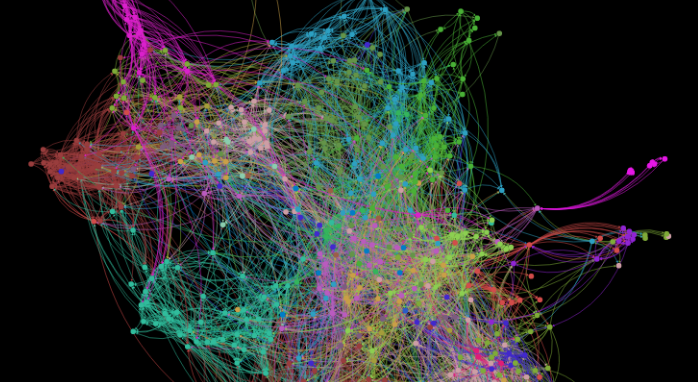
#> input picture Esko Reinikainen_Network.png, 698 x 382 px, given as the content of the folder ./input, which was not available
$ python mydehaze.py   (older library calls are emulated)
#> lines starting #> are read from the running program, lines starting #| are printed output that depends on the picture; pictures that were not available may be replaced by others from this repository, and a replacement may not be noted
import cv2
import math
import numpy as np
import statistics
import sys
import os


#Section 3
def getDark(img,kernal_size):
    dc = np.minimum(np.minimum(img[:,:,0],img[:,:,1]),img[:,:,2])
    kernel = cv2.getStructuringElement(cv2.MORPH_RECT,(kernal_size,kernal_size))
    dark = cv2.erode(dc,kernel)
    return dark

#Section 4.1
def getTransmission(img,A,sz):
    omega = 0.95;

    R = img[:,:,0] / A[0,0]
    G = img[:,:,1] / A[0,1]
    B = img[:,:,2] / A[0,2]

    normalized = np.dstack((R,G,B))

    transmission = 1 - omega*getDark(normalized,sz)
    return transmission

#modified Section 4.2
#inspired by https://github.com/martiansideofthemoon/blind-dehazing/blob/master/dark_prior/guidedfilter.py
def Guidedfilter(img,transmission,filter_size=60,epsilion=0.0001):
    imageMean= cv2.boxFilter(img,cv2.CV_64F,(filter_size, filter_size))
    transMean = cv2.boxFilter(transmission, cv2.CV_64F,(filter_size, filter_size))
    itMean = cv2.boxFilter(img*transmission,cv2.CV_64F,(filter_size, filter_size))
    itCov = itMean - imageMean*transMean
    imageVar   = cv2.boxFilter(img*img,cv2.CV_64F,(filter_size, filter_size))- imageMean*imageMean

    a = itCov/(imageVar + epsilion)
    b = transMean - a*imageMean

    aMean = cv2.boxFilter(a,cv2.CV_64F,(filter_size, filter_size))
    bMean = cv2.boxFilter(b,cv2.CV_64F,(filter_size, filter_size))

    res = aMean*img + bMean
    return res

def TransmissionRefine(img,transmission):
    gray = cv2.cvtColor(img,cv2.COLOR_BGR2GRAY)
    gray = np.float64(gray)/255
    t = Guidedfilter(gray,transmission,filter_size=60,epsilion=0.0001)

    return t;


#Section 4.3
def Recover(img,t,A,t_default = 0.1):
    t = cv2.max(t,t_default)
    R = (img[:,:,0]-A[0,0])/t + A[0,0]
    G = (img[:,:,1]-A[0,1])/t + A[0,1]
    B = (img[:,:,2]-A[0,2])/t + A[0,2]
    recovered= np.dstack((R,G,B))
    return recovered

#Section4.4
def getA(img,dark):
    pixelNum = img.shape[0] * img.shape[1]
    selectedPixel = int(max(math.floor(pixelNum/1000),1)) #select at least 1 pixel
    darkvector = np.reshape(dark,-1)
    R = np.reshape(img[:,:,0],-1)
    G = np.reshape(img[:,:,1],-1)
    B = np.reshape(img[:,:,2],-1)

    idx = darkvector.argsort()
    idx = idx[pixelNum-selectedPixel::]
    A = np.zeros([1,3])
    for i in range(0,selectedPixel):
        A[0,0] = A[0,0] + R[idx[i]]
        A[0,1] = A[0,1] + G[idx[i]]
        A[0,2] = A[0,2] + B[idx[i]]

    A = A/selectedPixel

    return A

def start(path,inputpath,outputpath,mid,picture_format=".png"):
    # iterate through all file+
    relativeinputpath = "." + inputpath
    for file in os.listdir(relativeinputpath):
        # Check whether file is in text format or not
        if file.endswith(picture_format):
            image_read_relative_name = "."+inputpath+mid+file
            image_write_relative_name = "."+outputpath+mid+file
            # call read text file function
            imageProcess(image_read_relative_name, image_write_relative_name)
#> in imageProcess, img is the input picture: shape (382, 698, 3); mean B, G, R 44.2, 46.1, 42.8


def imageProcess(image_read_relative_name, image_write_relative_name):
    with open(image_read_relative_name, 'r') as f:
        img = cv2.imread(image_read_relative_name)

        #bilateral 是一个filter
        img = cv2.bilateralFilter(img, 15, 75, 75)
        #这个是dehaze
        img = dehaze(img)
        # 用这行之前需要把img改成float或者uint格式，需要你自己实现一下
        # img = cv2.bilateralFilter(img, 15, 75, 75)
        cv2.imwrite(image_write_relative_name,img)


def dehaze(img):
    dark = getDark(img,15)
#> in getDark, `dark = cv2.erode(dc,kernel)`:
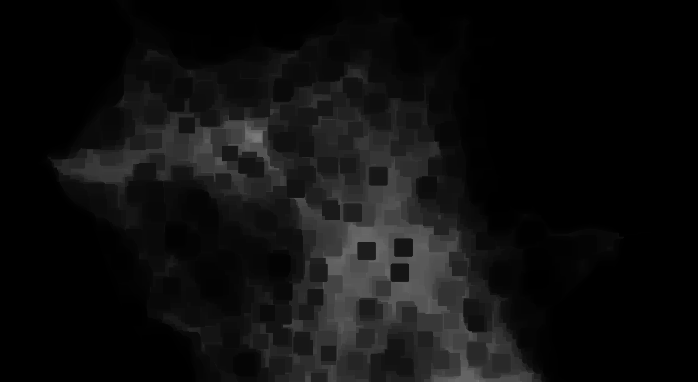
#> dark: shape (382, 698); min 0, max 123, mean 14.7
    A = getA(img,dark)
#> in getA, `idx = idx[pixelNum-selectedPixel::]`: idx = 266 values, max 266416 at index 160, min 90287 at index 20, mean 125507.4
#> after the loop in getA, `for i in range(0,selectedPixel):`: A = [[38140, 36648, 42740]]
#> in getA, `A = A/selectedPixel`: A = [[143.4, 137.8, 160.7]]
    transmission = getTransmission(img,A,15)
    transmissionBetter = TransmissionRefine(img,transmission)
    res = Recover(img,transmissionBetter,A,0.1)
    # 加50因为提高亮度
    return res+50


if __name__ == '__main__':
    path = r"markhan/myproject"
    inputpath = r"/input"
    outputpath = r"/output"
    mid  = "/"
    picture_format = ".png"
    start(path,inputpath,outputpath,mid,picture_format)
#> in Guidedfilter, `itMean = cv2.boxFilter(img*transmission,cv2.CV_64F,(filter_size, filte..`:
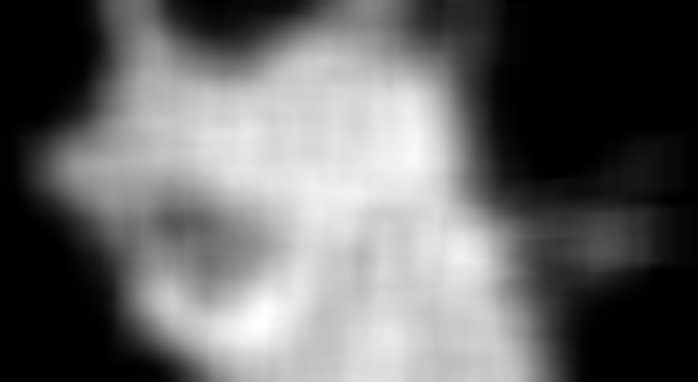
#> itMean: shape (382, 698) float64; min -2.54e-16, max 0.341, mean 0.137; drawn with min black and max white
#> in Guidedfilter, `imageVar   = cv2.boxFilter(img*img,cv2.CV_64F,(filter_size, filter_siz..`:
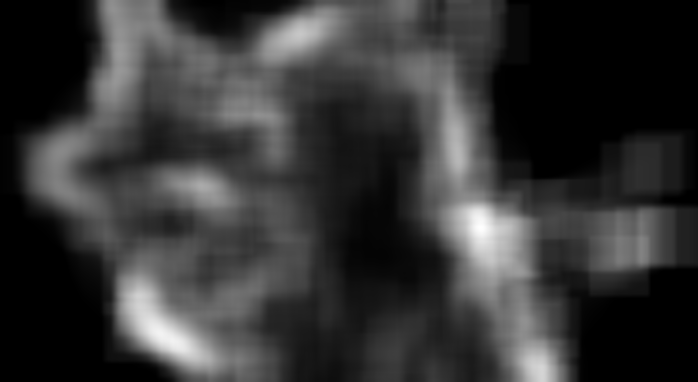
#> imageVar: shape (382, 698) float64; min -1.17e-16, max 0.0351, mean 0.00739; drawn with min black and max white
#> in Guidedfilter, `b = transMean - a*imageMean`:
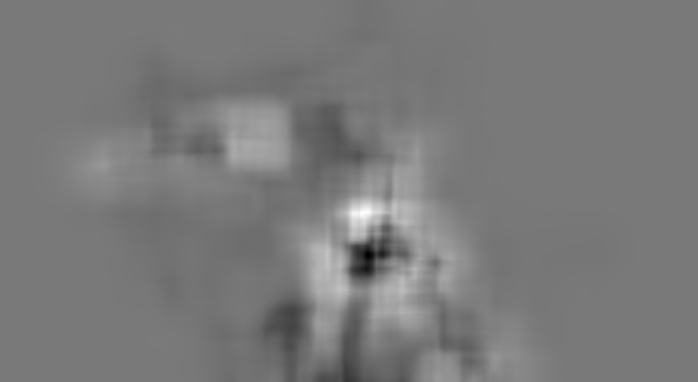
#> b: shape (382, 698) float64; min 0.469, max 1.58, mean 1; drawn with min black and max white
#> in Guidedfilter, `bMean = cv2.boxFilter(b,cv2.CV_64F,(filter_size, filter_size))`:
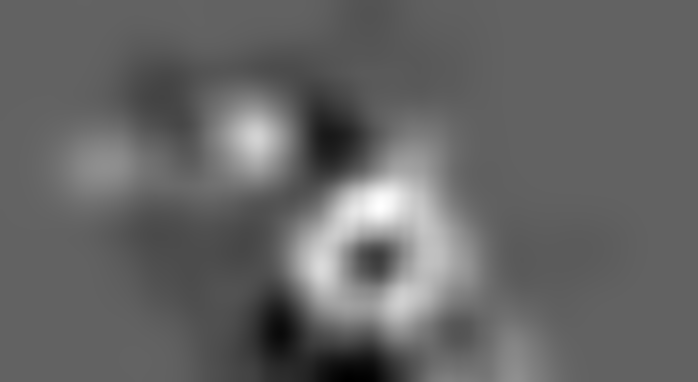
#> bMean: shape (382, 698) float64; min 0.874, max 1.2, mean 1; drawn with min black and max white
#> in Guidedfilter, `res = aMean*img + bMean`:
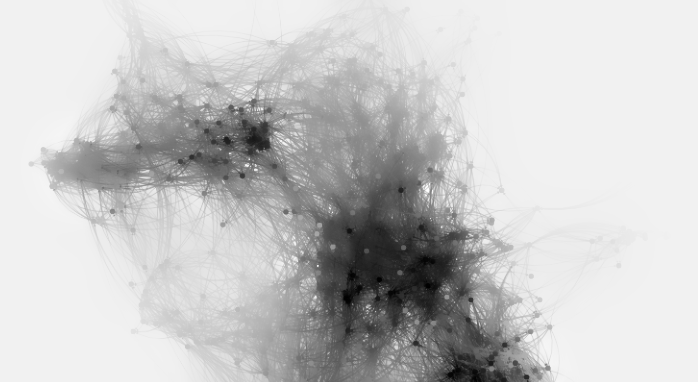
#> res: shape (382, 698) float64; min 0.449, max 1.03, mean 0.906; drawn with min black and max white
#> in Recover, `recovered= np.dstack((R,G,B))`:
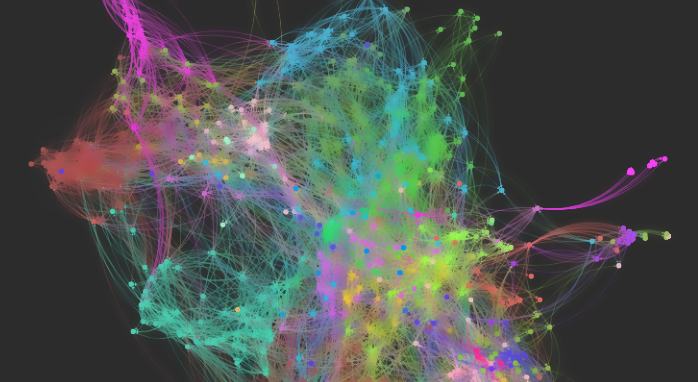
#> recovered: shape (382, 698, 3) float64; mean of channels 0, 1, 2 38.2, 42.4, 35.7; drawn with min black and max white
